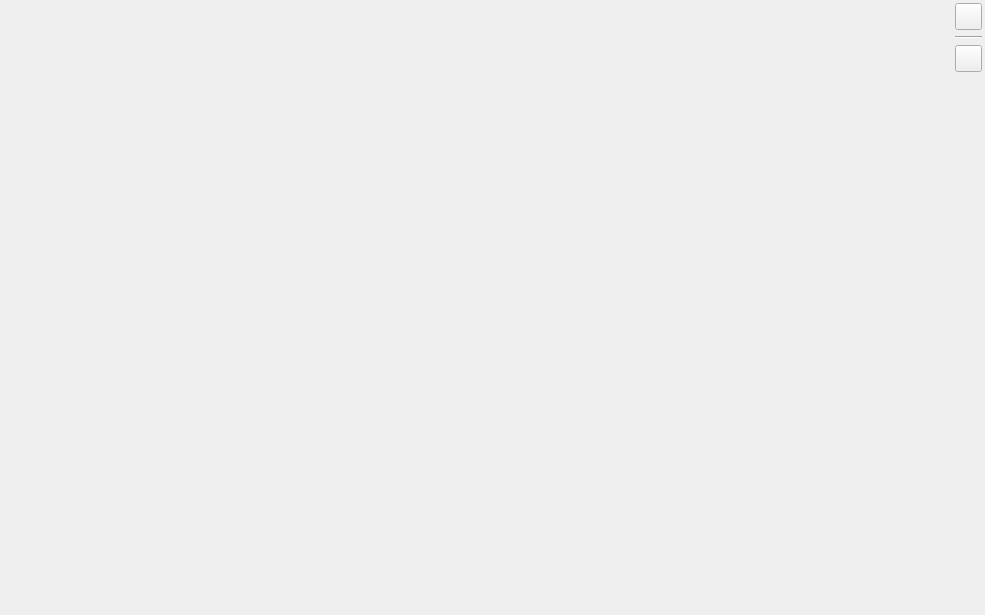
<?xml version="1.0" encoding="UTF-8"?>
<ui version="4.0">
 <class>SystemMainScreen</class>
 <widget class="QWidget" name="SystemMainScreen">
  <property name="geometry">
   <rect>
    <x>0</x>
    <y>0</y>
    <width>985</width>
    <height>615</height>
   </rect>
  </property>
  <property name="windowTitle">
   <string>系统监控</string>
  </property>
  <layout class="QHBoxLayout" name="horizontalLayout_3">
   <property name="spacing">
    <number>0</number>
   </property>
   <property name="leftMargin">
    <number>0</number>
   </property>
   <property name="topMargin">
    <number>0</number>
   </property>
   <property name="rightMargin">
    <number>0</number>
   </property>
   <property name="bottomMargin">
    <number>0</number>
   </property>
   <item>
    <layout class="QVBoxLayout" name="verticalLayout_3">
     <property name="spacing">
      <number>3</number>
     </property>
     <item>
      <layout class="QHBoxLayout" name="horizontalLayout">
       <property name="leftMargin">
        <number>3</number>
       </property>
       <property name="topMargin">
        <number>3</number>
       </property>
       <property name="rightMargin">
        <number>3</number>
       </property>
       <property name="bottomMargin">
        <number>3</number>
       </property>
       <item>
        <widget class="QWidget" name="widget" native="true">
         <property name="sizePolicy">
          <sizepolicy hsizetype="Expanding" vsizetype="Preferred">
           <horstretch>0</horstretch>
           <verstretch>0</verstretch>
          </sizepolicy>
         </property>
         <layout class="QVBoxLayout" name="verticalLayout_2">
          <property name="leftMargin">
           <number>0</number>
          </property>
          <property name="topMargin">
           <number>0</number>
          </property>
          <property name="rightMargin">
           <number>0</number>
          </property>
          <property name="bottomMargin">
           <number>0</number>
          </property>
         </layout>
        </widget>
       </item>
       <item>
        <layout class="QVBoxLayout" name="verticalLayout">
         <property name="spacing">
          <number>6</number>
         </property>
         <item>
          <widget class="QPushButton" name="antennaCtrlBtn">
           <property name="minimumSize">
            <size>
             <width>27</width>
             <height>27</height>
            </size>
           </property>
           <property name="maximumSize">
            <size>
             <width>27</width>
             <height>27</height>
            </size>
           </property>
           <property name="styleSheet">
            <string notr="true"/>
           </property>
           <property name="text">
            <string/>
           </property>
          </widget>
         </item>
         <item>
          <widget class="Line" name="line">
           <property name="orientation">
            <enum>Qt::Horizontal</enum>
           </property>
          </widget>
         </item>
         <item>
          <widget class="QPushButton" name="taskProcessCtrlBtn">
           <property name="minimumSize">
            <size>
             <width>27</width>
             <height>27</height>
            </size>
           </property>
           <property name="maximumSize">
            <size>
             <width>27</width>
             <height>27</height>
            </size>
           </property>
           <property name="text">
            <string/>
           </property>
          </widget>
         </item>
         <item>
          <spacer name="verticalSpacer">
           <property name="orientation">
            <enum>Qt::Vertical</enum>
           </property>
           <property name="sizeHint" stdset="0">
            <size>
             <width>20</width>
             <height>40</height>
            </size>
           </property>
          </spacer>
         </item>
        </layout>
       </item>
      </layout>
     </item>
     <item>
      <layout class="QHBoxLayout" name="horizontalLayout_2"/>
     </item>
    </layout>
   </item>
  </layout>
 </widget>
 <resources/>
 <connections/>
</ui>
